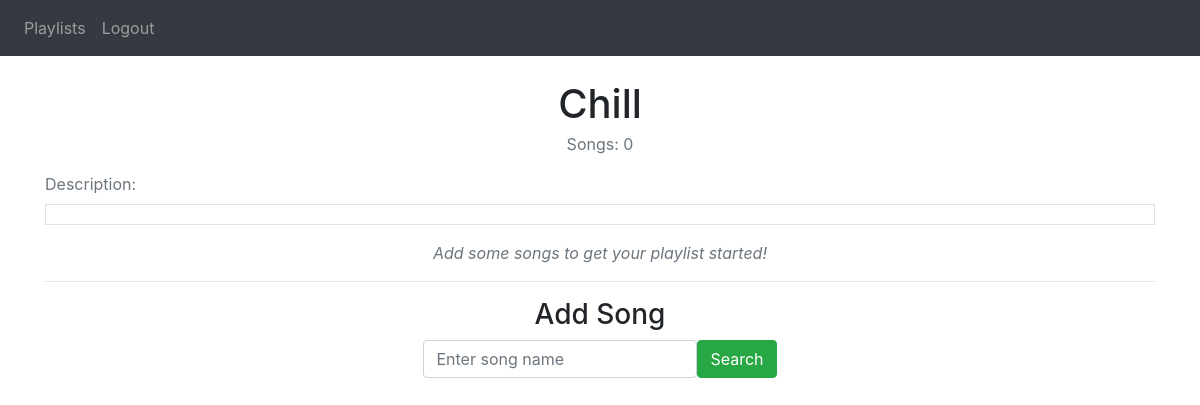
Before: /playlist/1 (signed in) with the older database file.
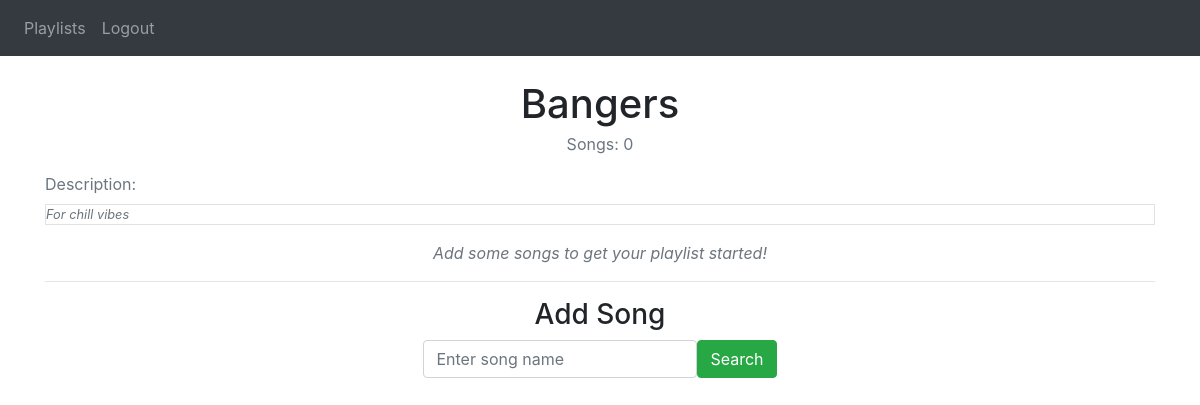
After: the same page with the newer database file.
### website/models.py (models this page shows)
class Playlist(db.Model):
    id = db.Column(db.Integer, primary_key=True)
    name = db.Column(db.String(150))
    description = db.Column(db.String(1000))
    songs = db.Column(mutable_json_type(dbtype=db.JSON, nested=True))
    count = db.Column(db.Integer)
    user_id = db.Column(db.Integer, db.ForeignKey('user.id'))

### website/views.py (the view, shortened to what this page needs)
@views.route('/playlist/<pid>', methods=['GET', 'POST'])
@login_required
def songs(pid):
    playlist = Playlist.query.get(int(pid))
    if request.method == 'GET':
        playlist = Playlist.query.get(int(pid))
        if playlist:
            if playlist.user_id == current_user.id:
                return render_template("playlist_songs.html", user=current_user, playlist=playlist, searchResults=None)
        return render_template("playlist_songs.html", user=current_user, playlist=None)

### website/__init__.py (called while the page is built)
def create_app():
    app = Flask(__name__)
    app.config['SECRET_KEY']='ofwgkta'
    app.config['SQLALCHEMY_DATABASE_URI'] = f'sqlite:///{DB_NAME}'
    db.init_app(app)
    migrate.init_app(app, db)
    from .views import views
    from .auth import auth
    app.register_blueprint(views, url_prefix = '/')
    app.register_blueprint(auth, url_prefix = '/')
    from .models import User
    create_database(app)
    login_manager = LoginManager()
    login_manager.login_view = 'auth.login'
    login_manager.init_app(app)
    @login_manager.user_loader
    def load_user(id):
        return User.query.get(int(id))
    return app

### website/templates/playlist_songs.html (shortened to what this page needs)
{% extends "base.html" %} {% block title %}Playlist{% endblock %}
{% block content%}
    <br/>
    {% if playlist == None %}
        <h1 align="center">Invalid</h1>
    {% else %}
        <h1 align="center">{{playlist.name}}</h1>
        <p align="center" class="mt-n1 text-muted">Songs: {{playlist.count}}</p>
            <label align="center" class="text-muted">Description: </label>
            <p class="font-italic small text-muted border" contentEditable="true" id="desc" onkeypress="editDesc(event,this.textContent, {{playlist.id}})">{{playlist.description}}</p>
        {% if playlist.count > 0 %}
            <div class="container">
                <div class="row"><div class="font-weight-bold col-sm">Name</div><div class="font-weight-bold col-sm">Artist</div><div class="font-weight-bold col-sm">Album</div></div>
                <hr/>
                {% for song in playlist.songs['tracks'] %}
                    <div class="row">
                        <div class="col-sm">{{song['name']}}</div><div class="col-sm">{{song['artist']}}</div><div class="col-sm">{{song['album']}}</div>
                        <button type="button" class="close" onClick="removeSong({{song}}, {{playlist.id}})">
                            <span aria-hidden="true">&times;</span>
                        </button>
                    </div>
                    <br/>
                {% endfor %}
            </div>
        {% else %}
            <div align="center" class="text-muted font-italic container">
                Add some songs to get your playlist started!
            </div>
        {% endif %}
        <hr/>
        <h3 align="center">Add Song</h3>
        <div class="container">
            <div class="row justify-content-center">
                <form method="POST" class="form-inline">
                    <div class="form-group">
                        <input
                            type="song_name"
                            class="form-control"
                            id="song_name"
                            name="song_name"
                            placeholder="Enter song name"
                        />
                    </div>
                    <button type="submit" class="btn btn-success">Search</button>
                </form>
            </div>
        </div>
        <br/>
    {% endif %}
{% endblock %}

### website/templates/base.html (shortened to what this page needs)
<!DOCTYPE html>
<html>
  <head>
    <link
      rel="stylesheet"
      href="https://stackpath.bootstrapcdn.com/bootstrap/4.4.1/css/bootstrap.min.css"
    />
    <link
      rel="stylesheet"
      href="https://stackpath.bootstrapcdn.com/font-awesome/4.7.0/css/font-awesome.min.css"
    />
    <link
      rel="stylesheet"
      href="https://cdn.jsdelivr.net/npm/bootstrap-icons@1.9.1/font/bootstrap-icons.css"
    />
  </head>
  <body>
    <nav class="navbar navbar-expand-lg navbar-dark bg-dark">
      <div class="collapse navbar-collapse" id="navbar">
        <div class="navbar-nav">
          {% if user.is_authenticated %}
          <a class="nav-item nav-link" id="playlists" href="/">Playlists</a>
          <a class="nav-item nav-link" id="logout" href="/logout">Logout</a>
          {% else %}
          <a class="nav-item nav-link" id="login" href="/login">Login</a>
          <a class="nav-item nav-link" id="signUp" href="/sign-up">Sign Up</a>
          {% endif %}
        </div>
      </div>
    </nav>
    <div class="container">
        {% block content%}
        {% endblock %}
    </div>
  </body>
</html>

Changed rows visible on the page:
changed Playlist: name "Chill" → "Bangers"; description (not shown) → "For chill vibes"
